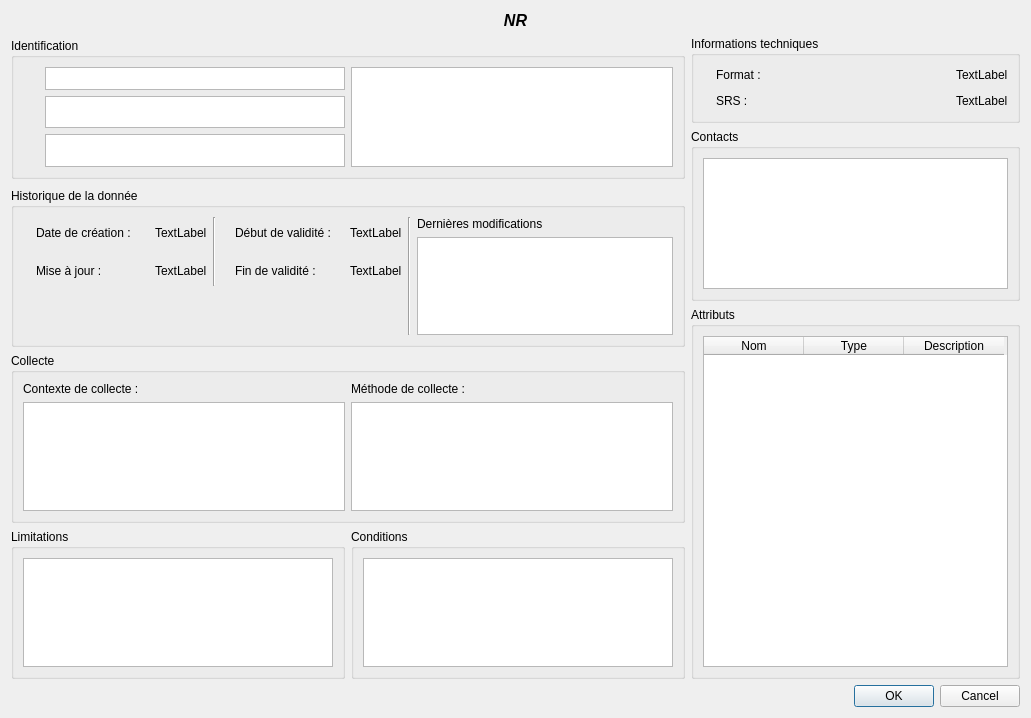
<?xml version="1.0" encoding="UTF-8"?>
<ui version="4.0">
 <class>MetadataDetails</class>
 <widget class="QDialog" name="MetadataDetails">
  <property name="geometry">
   <rect>
    <x>0</x>
    <y>0</y>
    <width>1031</width>
    <height>718</height>
   </rect>
  </property>
  <property name="windowTitle">
   <string>Isogeo Metadata</string>
  </property>
  <layout class="QGridLayout" name="gridLayout_6">
   <item row="0" column="0" colspan="2">
    <widget class="QLabel" name="lbl_title">
     <property name="font">
      <font>
       <pointsize>12</pointsize>
       <weight>75</weight>
       <bold>true</bold>
      </font>
     </property>
     <property name="text">
      <string>&lt;html&gt;&lt;head/&gt;&lt;body&gt;&lt;p&gt;&lt;span style=&quot; font-style:italic;&quot;&gt;NR&lt;/span&gt;&lt;/p&gt;&lt;/body&gt;&lt;/html&gt;</string>
     </property>
     <property name="textFormat">
      <enum>Qt::AutoText</enum>
     </property>
     <property name="alignment">
      <set>Qt::AlignCenter</set>
     </property>
     <property name="wordWrap">
      <bool>true</bool>
     </property>
    </widget>
   </item>
   <item row="1" column="0" rowspan="2">
    <widget class="QGroupBox" name="grp_ident">
     <property name="sizePolicy">
      <sizepolicy hsizetype="Preferred" vsizetype="Preferred">
       <horstretch>0</horstretch>
       <verstretch>0</verstretch>
      </sizepolicy>
     </property>
     <property name="minimumSize">
      <size>
       <width>0</width>
       <height>0</height>
      </size>
     </property>
     <property name="maximumSize">
      <size>
       <width>16777215</width>
       <height>141</height>
      </size>
     </property>
     <property name="title">
      <string>Identification</string>
     </property>
     <layout class="QGridLayout" name="gridLayout_3">
      <item row="0" column="0">
       <layout class="QHBoxLayout" name="horizontalLayout_4">
        <item>
         <layout class="QVBoxLayout" name="verticalLayout">
          <item>
           <layout class="QHBoxLayout" name="horizontalLayout">
            <item>
             <widget class="QLabel" name="lbl_owner">
              <property name="minimumSize">
               <size>
                <width>16</width>
                <height>16</height>
               </size>
              </property>
              <property name="maximumSize">
               <size>
                <width>20</width>
                <height>20</height>
               </size>
              </property>
              <property name="text">
               <string/>
              </property>
              <property name="pixmap">
               <pixmap resource="../../resources.qrc">:/plugins/Isogeo/resources/users.png</pixmap>
              </property>
              <property name="scaledContents">
               <bool>true</bool>
              </property>
             </widget>
            </item>
            <item>
             <widget class="QTextEdit" name="val_owner">
              <property name="maximumSize">
               <size>
                <width>16777215</width>
                <height>23</height>
               </size>
              </property>
              <property name="verticalScrollBarPolicy">
               <enum>Qt::ScrollBarAlwaysOff</enum>
              </property>
              <property name="horizontalScrollBarPolicy">
               <enum>Qt::ScrollBarAlwaysOff</enum>
              </property>
              <property name="readOnly">
               <bool>true</bool>
              </property>
             </widget>
            </item>
           </layout>
          </item>
          <item>
           <layout class="QHBoxLayout" name="horizontalLayout_2">
            <item>
             <widget class="QLabel" name="lbl_keywords">
              <property name="minimumSize">
               <size>
                <width>16</width>
                <height>16</height>
               </size>
              </property>
              <property name="maximumSize">
               <size>
                <width>16</width>
                <height>16</height>
               </size>
              </property>
              <property name="text">
               <string/>
              </property>
              <property name="pixmap">
               <pixmap resource="../../resources.qrc">:/plugins/Isogeo/resources/tag.png</pixmap>
              </property>
              <property name="scaledContents">
               <bool>true</bool>
              </property>
              <property name="wordWrap">
               <bool>false</bool>
              </property>
             </widget>
            </item>
            <item>
             <widget class="QTextEdit" name="val_keywords">
              <property name="maximumSize">
               <size>
                <width>16777215</width>
                <height>16777215</height>
               </size>
              </property>
              <property name="readOnly">
               <bool>true</bool>
              </property>
             </widget>
            </item>
           </layout>
          </item>
          <item>
           <layout class="QHBoxLayout" name="horizontalLayout_3">
            <item>
             <widget class="QLabel" name="lbl_inspire_themes">
              <property name="minimumSize">
               <size>
                <width>16</width>
                <height>16</height>
               </size>
              </property>
              <property name="maximumSize">
               <size>
                <width>16</width>
                <height>16</height>
               </size>
              </property>
              <property name="text">
               <string/>
              </property>
              <property name="pixmap">
               <pixmap resource="../../resources.qrc">:/plugins/Isogeo/resources/leaf.png</pixmap>
              </property>
              <property name="scaledContents">
               <bool>true</bool>
              </property>
             </widget>
            </item>
            <item>
             <widget class="QTextEdit" name="val_inspire_themes">
              <property name="maximumSize">
               <size>
                <width>16777215</width>
                <height>16777215</height>
               </size>
              </property>
              <property name="readOnly">
               <bool>true</bool>
              </property>
             </widget>
            </item>
           </layout>
          </item>
         </layout>
        </item>
        <item>
         <widget class="QTextEdit" name="val_abstract">
          <property name="horizontalScrollBarPolicy">
           <enum>Qt::ScrollBarAlwaysOff</enum>
          </property>
          <property name="readOnly">
           <bool>true</bool>
          </property>
         </widget>
        </item>
       </layout>
      </item>
     </layout>
    </widget>
   </item>
   <item row="1" column="1">
    <widget class="QGroupBox" name="grp_technic">
     <property name="maximumSize">
      <size>
       <width>16777215</width>
       <height>16777215</height>
      </size>
     </property>
     <property name="title">
      <string>Informations techniques</string>
     </property>
     <layout class="QGridLayout" name="gridLayout_4">
      <item row="0" column="0">
       <layout class="QVBoxLayout" name="verticalLayout_2">
        <item>
         <layout class="QHBoxLayout" name="horizontalLayout_10">
          <item>
           <layout class="QHBoxLayout" name="horizontalLayout_9">
            <item>
             <layout class="QHBoxLayout" name="horizontalLayout_8">
              <item>
               <widget class="QLabel" name="label_6">
                <property name="text">
                 <string/>
                </property>
                <property name="pixmap">
                 <pixmap resource="../../resources.qrc">:/plugins/Isogeo/resources/cube.png</pixmap>
                </property>
               </widget>
              </item>
              <item>
               <widget class="QLabel" name="lbl_format">
                <property name="text">
                 <string>Format :</string>
                </property>
               </widget>
              </item>
             </layout>
            </item>
            <item>
             <spacer name="horizontalSpacer">
              <property name="orientation">
               <enum>Qt::Horizontal</enum>
              </property>
              <property name="sizeHint" stdset="0">
               <size>
                <width>40</width>
                <height>20</height>
               </size>
              </property>
             </spacer>
            </item>
           </layout>
          </item>
          <item>
           <widget class="QLabel" name="val_format">
            <property name="text">
             <string>TextLabel</string>
            </property>
           </widget>
          </item>
         </layout>
        </item>
        <item>
         <layout class="QHBoxLayout" name="horizontalLayout_7">
          <item>
           <layout class="QHBoxLayout" name="horizontalLayout_6">
            <item>
             <layout class="QHBoxLayout" name="horizontalLayout_5">
              <item>
               <widget class="QLabel" name="label_7">
                <property name="text">
                 <string/>
                </property>
                <property name="pixmap">
                 <pixmap resource="../../resources.qrc">:/plugins/Isogeo/resources/globe.png</pixmap>
                </property>
               </widget>
              </item>
              <item>
               <widget class="QLabel" name="lbl_srs">
                <property name="text">
                 <string>SRS :</string>
                </property>
               </widget>
              </item>
             </layout>
            </item>
            <item>
             <spacer name="horizontalSpacer_2">
              <property name="orientation">
               <enum>Qt::Horizontal</enum>
              </property>
              <property name="sizeHint" stdset="0">
               <size>
                <width>40</width>
                <height>20</height>
               </size>
              </property>
             </spacer>
            </item>
           </layout>
          </item>
          <item>
           <widget class="QLabel" name="val_srs">
            <property name="text">
             <string>TextLabel</string>
            </property>
           </widget>
          </item>
         </layout>
        </item>
       </layout>
      </item>
     </layout>
    </widget>
   </item>
   <item row="2" column="1" rowspan="2">
    <widget class="QgsCollapsibleGroupBox" name="grp_contacts">
     <property name="minimumSize">
      <size>
       <width>301</width>
       <height>0</height>
      </size>
     </property>
     <property name="maximumSize">
      <size>
       <width>16777215</width>
       <height>16777215</height>
      </size>
     </property>
     <property name="title">
      <string>Contacts</string>
     </property>
     <property name="checkable">
      <bool>false</bool>
     </property>
     <layout class="QGridLayout" name="gridLayout_2">
      <item row="0" column="0">
       <widget class="QTextEdit" name="val_contact">
        <property name="readOnly">
         <bool>true</bool>
        </property>
       </widget>
      </item>
     </layout>
    </widget>
   </item>
   <item row="3" column="0" rowspan="2">
    <widget class="QGroupBox" name="grp_history">
     <property name="minimumSize">
      <size>
       <width>0</width>
       <height>0</height>
      </size>
     </property>
     <property name="title">
      <string>Historique de la donnée</string>
     </property>
     <layout class="QGridLayout" name="gridLayout_5">
      <item row="0" column="1" rowspan="3">
       <widget class="Line" name="line_4">
        <property name="orientation">
         <enum>Qt::Vertical</enum>
        </property>
       </widget>
      </item>
      <item row="2" column="0">
       <spacer name="verticalSpacer">
        <property name="orientation">
         <enum>Qt::Vertical</enum>
        </property>
        <property name="sizeType">
         <enum>QSizePolicy::Fixed</enum>
        </property>
        <property name="sizeHint" stdset="0">
         <size>
          <width>20</width>
          <height>48</height>
         </size>
        </property>
       </spacer>
      </item>
      <item row="1" column="2" rowspan="2">
       <widget class="QListWidget" name="list_events">
        <property name="minimumSize">
         <size>
          <width>215</width>
          <height>0</height>
         </size>
        </property>
        <property name="selectionRectVisible">
         <bool>true</bool>
        </property>
       </widget>
      </item>
      <item row="0" column="2">
       <widget class="QLabel" name="label">
        <property name="text">
         <string>Dernières modifications</string>
        </property>
       </widget>
      </item>
      <item row="0" column="0" rowspan="2">
       <layout class="QHBoxLayout" name="horizontalLayout_19">
        <item>
         <layout class="QVBoxLayout" name="verticalLayout_3">
          <item>
           <layout class="QHBoxLayout" name="horizontalLayout_18">
            <item>
             <layout class="QHBoxLayout" name="horizontalLayout_16">
              <item>
               <widget class="QLabel" name="label_2">
                <property name="text">
                 <string/>
                </property>
                <property name="pixmap">
                 <pixmap resource="../../resources.qrc">:/plugins/Isogeo/resources/calendar-o.png</pixmap>
                </property>
               </widget>
              </item>
              <item>
               <widget class="QLabel" name="lbl_data_crea">
                <property name="text">
                 <string>Date de création :</string>
                </property>
               </widget>
              </item>
             </layout>
            </item>
            <item>
             <spacer name="horizontalSpacer_5">
              <property name="orientation">
               <enum>Qt::Horizontal</enum>
              </property>
              <property name="sizeHint" stdset="0">
               <size>
                <width>18</width>
                <height>20</height>
               </size>
              </property>
             </spacer>
            </item>
            <item>
             <widget class="QLabel" name="val_data_crea">
              <property name="text">
               <string>TextLabel</string>
              </property>
             </widget>
            </item>
           </layout>
          </item>
          <item>
           <layout class="QHBoxLayout" name="horizontalLayout_17">
            <item>
             <layout class="QHBoxLayout" name="horizontalLayout_15">
              <item>
               <widget class="QLabel" name="label_3">
                <property name="text">
                 <string/>
                </property>
                <property name="pixmap">
                 <pixmap resource="../../resources.qrc">:/plugins/Isogeo/resources/calendar.png</pixmap>
                </property>
               </widget>
              </item>
              <item>
               <widget class="QLabel" name="lbl_data_updt">
                <property name="text">
                 <string>Mise à jour :</string>
                </property>
               </widget>
              </item>
             </layout>
            </item>
            <item>
             <spacer name="horizontalSpacer_6">
              <property name="orientation">
               <enum>Qt::Horizontal</enum>
              </property>
              <property name="sizeHint" stdset="0">
               <size>
                <width>13</width>
                <height>20</height>
               </size>
              </property>
             </spacer>
            </item>
            <item>
             <widget class="QLabel" name="val_data_updt">
              <property name="text">
               <string>TextLabel</string>
              </property>
             </widget>
            </item>
           </layout>
          </item>
         </layout>
        </item>
        <item>
         <widget class="Line" name="line">
          <property name="orientation">
           <enum>Qt::Vertical</enum>
          </property>
         </widget>
        </item>
        <item>
         <layout class="QVBoxLayout" name="verticalLayout_4">
          <item>
           <layout class="QHBoxLayout" name="horizontalLayout_12">
            <item>
             <layout class="QHBoxLayout" name="horizontalLayout_11">
              <item>
               <widget class="QLabel" name="label_4">
                <property name="text">
                 <string/>
                </property>
                <property name="pixmap">
                 <pixmap resource="../../resources.qrc">:/plugins/Isogeo/resources/calendar-o.png</pixmap>
                </property>
               </widget>
              </item>
              <item>
               <widget class="QLabel" name="lbl_valid_start">
                <property name="text">
                 <string>Début de validité :</string>
                </property>
               </widget>
              </item>
             </layout>
            </item>
            <item>
             <spacer name="horizontalSpacer_3">
              <property name="orientation">
               <enum>Qt::Horizontal</enum>
              </property>
              <property name="sizeHint" stdset="0">
               <size>
                <width>13</width>
                <height>20</height>
               </size>
              </property>
             </spacer>
            </item>
            <item>
             <widget class="QLabel" name="val_valid_start">
              <property name="text">
               <string>TextLabel</string>
              </property>
             </widget>
            </item>
           </layout>
          </item>
          <item>
           <layout class="QHBoxLayout" name="horizontalLayout_14">
            <item>
             <layout class="QHBoxLayout" name="horizontalLayout_13">
              <item>
               <widget class="QLabel" name="label_5">
                <property name="text">
                 <string/>
                </property>
                <property name="pixmap">
                 <pixmap resource="../../resources.qrc">:/plugins/Isogeo/resources/calendar.png</pixmap>
                </property>
               </widget>
              </item>
              <item>
               <widget class="QLabel" name="lbl_valid_end">
                <property name="text">
                 <string>Fin de validité :</string>
                </property>
               </widget>
              </item>
             </layout>
            </item>
            <item>
             <spacer name="horizontalSpacer_4">
              <property name="orientation">
               <enum>Qt::Horizontal</enum>
              </property>
              <property name="sizeHint" stdset="0">
               <size>
                <width>28</width>
                <height>20</height>
               </size>
              </property>
             </spacer>
            </item>
            <item>
             <widget class="QLabel" name="val_valid_end">
              <property name="text">
               <string>TextLabel</string>
              </property>
             </widget>
            </item>
           </layout>
          </item>
         </layout>
        </item>
       </layout>
      </item>
     </layout>
     <zorder>list_events</zorder>
     <zorder>label</zorder>
     <zorder>line_4</zorder>
     <zorder>label_2</zorder>
     <zorder>label_3</zorder>
     <zorder>label_4</zorder>
     <zorder>label_5</zorder>
     <zorder></zorder>
     <zorder>line</zorder>
     <zorder>horizontalSpacer_3</zorder>
     <zorder>horizontalSpacer_4</zorder>
     <zorder>horizontalSpacer_5</zorder>
     <zorder>horizontalSpacer_6</zorder>
     <zorder>verticalSpacer</zorder>
    </widget>
   </item>
   <item row="4" column="1" rowspan="3">
    <widget class="QGroupBox" name="grp_fields">
     <property name="title">
      <string>Attributs</string>
     </property>
     <layout class="QGridLayout" name="gridLayout">
      <item row="0" column="0">
       <widget class="QTableWidget" name="tbl_attributes">
        <property name="sortingEnabled">
         <bool>true</bool>
        </property>
        <column>
         <property name="text">
          <string>Nom</string>
         </property>
        </column>
        <column>
         <property name="text">
          <string>Type</string>
         </property>
        </column>
        <column>
         <property name="text">
          <string>Description</string>
         </property>
        </column>
       </widget>
      </item>
     </layout>
    </widget>
   </item>
   <item row="5" column="0">
    <widget class="QGroupBox" name="groupBox">
     <property name="title">
      <string>Collecte</string>
     </property>
     <layout class="QGridLayout" name="gridLayout_8">
      <item row="0" column="0">
       <widget class="QLabel" name="lbl_context">
        <property name="text">
         <string>Contexte de collecte :</string>
        </property>
       </widget>
      </item>
      <item row="0" column="1">
       <widget class="QLabel" name="lbl_method">
        <property name="text">
         <string>Méthode de collecte :</string>
        </property>
       </widget>
      </item>
      <item row="1" column="0">
       <widget class="QTextEdit" name="val_context">
        <property name="minimumSize">
         <size>
          <width>271</width>
          <height>0</height>
         </size>
        </property>
        <property name="readOnly">
         <bool>true</bool>
        </property>
       </widget>
      </item>
      <item row="1" column="1">
       <widget class="QTextEdit" name="val_method">
        <property name="minimumSize">
         <size>
          <width>271</width>
          <height>0</height>
         </size>
        </property>
        <property name="readOnly">
         <bool>true</bool>
        </property>
       </widget>
      </item>
     </layout>
    </widget>
   </item>
   <item row="6" column="0">
    <layout class="QHBoxLayout" name="horizontalLayout_20">
     <item>
      <widget class="QGroupBox" name="grp_limitations">
       <property name="title">
        <string>Limitations</string>
       </property>
       <layout class="QGridLayout" name="gridLayout_7">
        <item row="0" column="0">
         <widget class="QTextEdit" name="val_limitations">
          <property name="readOnly">
           <bool>true</bool>
          </property>
         </widget>
        </item>
       </layout>
      </widget>
     </item>
     <item>
      <widget class="QGroupBox" name="grp_conditions">
       <property name="title">
        <string>Conditions</string>
       </property>
       <layout class="QGridLayout" name="gridLayout_9">
        <item row="0" column="0">
         <widget class="QTextEdit" name="val_conditions">
          <property name="readOnly">
           <bool>true</bool>
          </property>
         </widget>
        </item>
       </layout>
      </widget>
     </item>
    </layout>
   </item>
   <item row="7" column="1">
    <widget class="QDialogButtonBox" name="buttonBox">
     <property name="orientation">
      <enum>Qt::Horizontal</enum>
     </property>
     <property name="standardButtons">
      <set>QDialogButtonBox::Cancel|QDialogButtonBox::Ok</set>
     </property>
    </widget>
   </item>
  </layout>
 </widget>
 <customwidgets>
  <customwidget>
   <class>QgsCollapsibleGroupBox</class>
   <extends>QGroupBox</extends>
   <header>qgis.gui</header>
   <container>1</container>
  </customwidget>
 </customwidgets>
 <resources/>
 <connections>
  <connection>
   <sender>buttonBox</sender>
   <signal>accepted()</signal>
   <receiver>MetadataDetails</receiver>
   <slot>accept()</slot>
   <hints>
    <hint type="sourcelabel">
     <x>248</x>
     <y>254</y>
    </hint>
    <hint type="destinationlabel">
     <x>157</x>
     <y>274</y>
    </hint>
   </hints>
  </connection>
  <connection>
   <sender>buttonBox</sender>
   <signal>rejected()</signal>
   <receiver>MetadataDetails</receiver>
   <slot>reject()</slot>
   <hints>
    <hint type="sourcelabel">
     <x>316</x>
     <y>260</y>
    </hint>
    <hint type="destinationlabel">
     <x>286</x>
     <y>274</y>
    </hint>
   </hints>
  </connection>
 </connections>
</ui>
